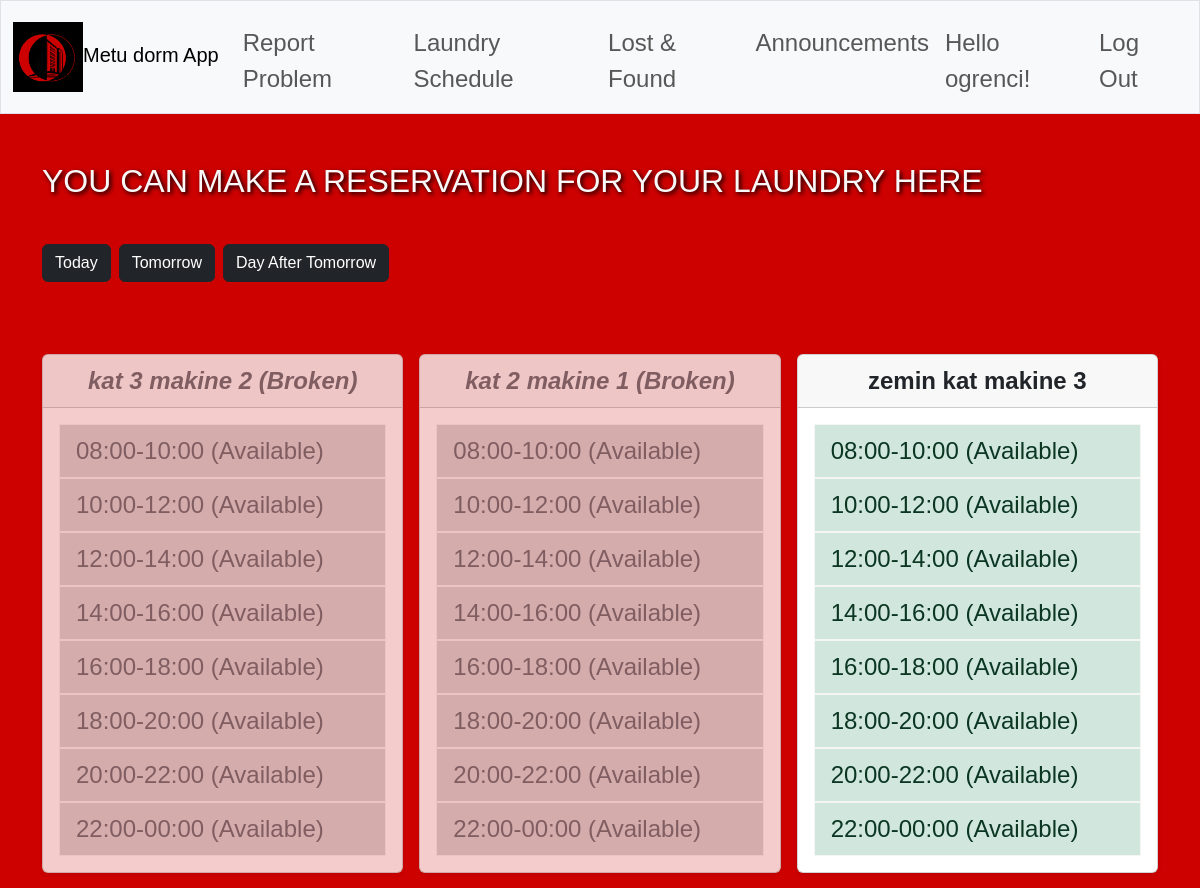
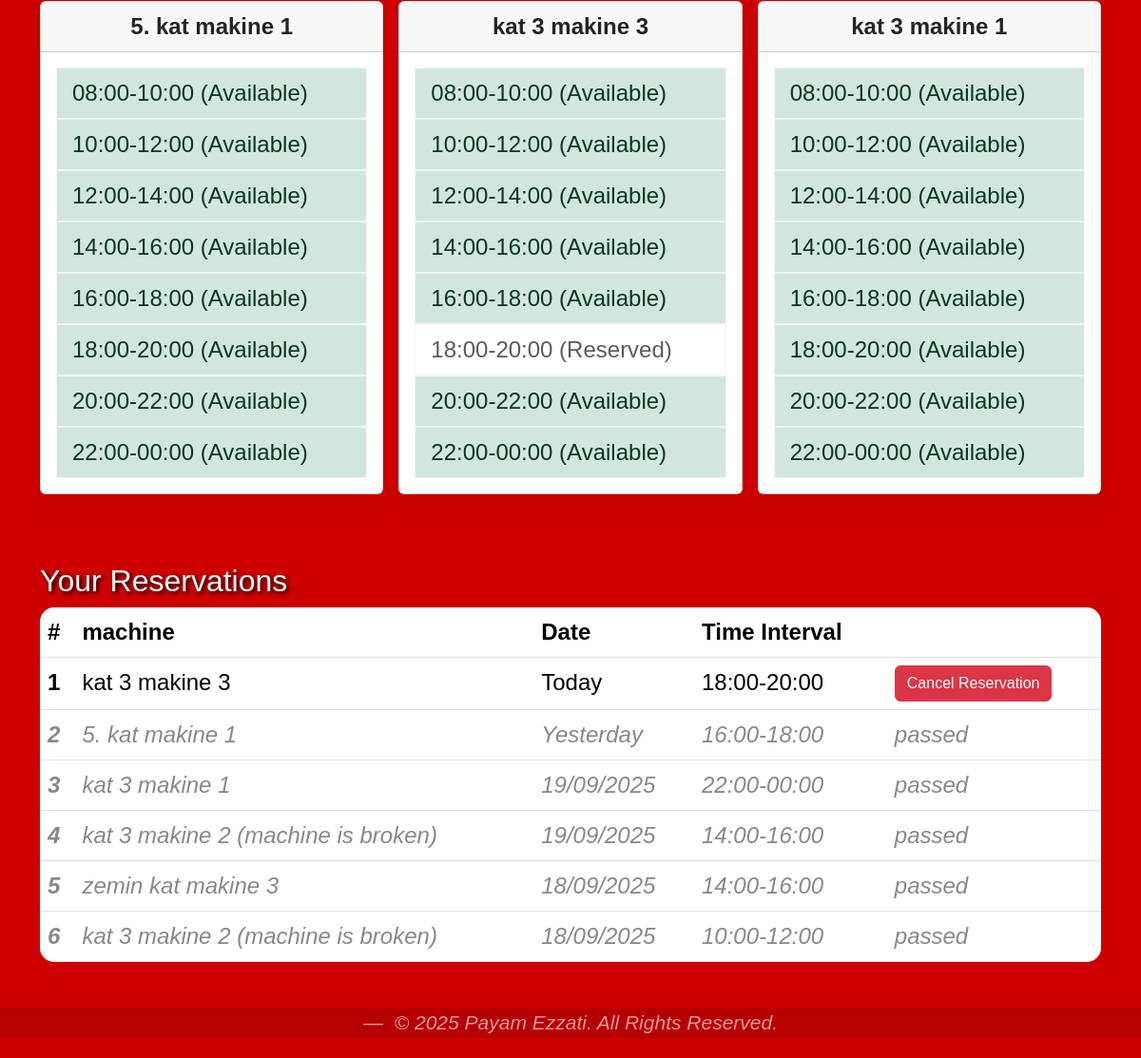
Screenshot of /laundry (signed in) with the database file from the repository (2 pictures, top to bottom).
### tables this page shows
CREATE TABLE laundry_machines (
    id INTEGER PRIMARY KEY AUTOINCREMENT,
    dorm text,
    machine_name TEXT,
    status TEXT DEFAULT 'working'
    );

CREATE TABLE laundry_requests (
    id INTEGER PRIMARY KEY AUTOINCREMENT,
    dorm_id INTEGER NOT NULL,
    user_id INTEGER NOT NULL,
    machine_id INTEGER NOT NULL,
    time_interval_id INTEGER NOT NULL,
    date DATE NOT NULL,
    FOREIGN KEY (user_id) REFERENCES userss(id),
    FOREIGN KEY (dorm_id) REFERENCES dormitories(id),
    FOREIGN KEY (machine_id) REFERENCES laundry_machines(id),
    UNIQUE (dorm_id, machine_id, time_interval_id, date)
    );

### app.py (the view)
@app.route("/laundry", defaults={"day": "today"}, methods=["GET", "POST"])
@app.route("/laundry/<day>", methods=["GET", "POST"])
@login_required
def laundry(day):
    if request.method == "POST":
        db = get_db()
        if day == "today":
            selected_date = date.today()
        elif day == "tomorrow":
            selected_date = date.today() + timedelta(days=1)
        elif day == "after_tomorrow":
            selected_date = date.today() + timedelta(days=2)
        machine_id = request.form.get("machine_id")
        machine_status = db.execute("SELECT status from laundry_machines WHERE id = (?)",(machine_id,)).fetchone()
        if not machine_status or machine_status["status"] == "broken":
            return apology("somehow you have booked from a broken machine, if you are not a hacker, please contact us regard the topic")
        time_id = request.form.get("time_id")
        other_reservations = db.execute("SELECT * from laundry_requests WHERE user_id = (?) and date BETWEEN (?) and (?)",
                                        (session['user_id'],date.today(),date.today() + timedelta(days=2))).fetchall()
        if len(other_reservations) > 3:
            return apology("you can only reserve 3 times in 3 days :(")
        try:
            dorm_row = db.execute(
            "SELECT id FROM dormitories WHERE name = ?",(session['dorm'],)).fetchone()
            dorm_id = dorm_row["id"]
            db.execute("INSERT INTO laundry_requests (dorm_id,user_id,machine_id,time_interval_id,date) VALUES (?,?,?,?,?)",(dorm_id,session['user_id'],machine_id,time_id,selected_date)
            )
            db.commit()
        except sqlite3.IntegrityError:
            return apology("it is alreaday reserved :(")
        return redirect("/laundry")
    else:
        if day == "today":
             selected_date = date.today()
        elif day == "tomorrow":
           selected_date = date.today() + timedelta(days=1)
        elif day == "after_tomorrow":
              selected_date = date.today() + timedelta(days=2)
        db = get_db()
        laundry_machines = db.execute(
            "SELECT * FROM laundry_machines WHERE dorm = (?)",(session['dorm'],)
        ).fetchall()
        dorm_row = db.execute(
         "SELECT id FROM dormitories WHERE name = ?",(session['dorm'],)).fetchone()
        dorm_id = dorm_row["id"]
        requests = db.execute(
            "SELECT * FROM laundry_requests WHERE dorm_id = ? AND date = ?",(dorm_id,selected_date)
        ).fetchall()
        availability_dict = {} #gonna send this to web and create table based on this
        for machine in laundry_machines:
             availability_dict[machine["id"]] = {}
             for time in laundry_time_intervals:
                starting_time = int(laundry_time_intervals[time][0:2])
                if is_it_passed(date.today(),starting_time):
                    availability_dict[machine["id"]][time] = 2 #passed :(
                else:
                    availability_dict[machine["id"]][time] = 1 #spot is free
        for r in requests:
            if r["machine_id"] in availability_dict:
                availability_dict[r["machine_id"]][r["time_interval_id"]] = 0 #available
        user_requests = db.execute(
            "SELECT r.id, r.date, r.time_interval_id, r.machine_id, m.machine_name,m.status FROM laundry_requests r JOIN laundry_machines m ON r.machine_id = m.id WHERE r.user_id = ? ORDER BY r.date DESC , r.time_interval_id DESC",(session["user_id"],)
        ).fetchall()
        return render_template("laundry.html",user_requests = user_requests, intervals = laundry_time_intervals,machines=laundry_machines,availability=availability_dict,is_it_passed=is_it_passed)

### app.py (called while the page is built)
def get_db():
    if "db" not in g:
        g.db = sqlite3.connect(DATABASE)
        g.db.row_factory = sqlite3.Row
    return g.db

### helpers.py (called while the page is built)
def login_required(f):
    @wraps(f)
    def decorated_function(*args, **kwargs):
        if session.get("user_id") is None:
            return redirect("/login")
        return f(*args, **kwargs)
    return decorated_function

def is_it_passed(starting_date=None, starting_hour=None):
    if isinstance(starting_date, str):
        starting_date = datetime.strptime(starting_date, "%Y-%m-%d").date() #by default date is string from db
    if isinstance(starting_hour, str):
        starting_hour = int(starting_hour[0:2])
    now = datetime.now()
    current_date = now.date()
    if current_date > starting_date:
        return 1
    elif current_date == starting_date and starting_hour is not None:
        if now.hour >= starting_hour:
            return 1
    return 0

### templates/laundry.html (shortened to what this page needs)
{% extends "layout.html" %}
{% block main %}
    {%if session['role'] == "Student"%}
    <h2 class = "h2" style = "color: rgb(248, 248, 248);  text-shadow: 2px 2px 4px black;">YOU CAN MAKE A RESERVATION FOR YOUR LAUNDRY HERE</h2>
    <br>
      <div class="d-flex gap-2">
        <a href="/laundry/today" class="btn btn-dark">Today</a>
        <a href="/laundry/tomorrow" class="btn btn-dark">Tomorrow</a>
        <a href="/laundry/after_tomorrow" class="btn btn-dark">Day After Tomorrow</a>
      </div>
    <br><br>
   <div class="row g-3">
  {% for m in machines %}
    <div class="col-12 col-md-6 col-lg-4 d-flex {{ 'disabled-card' if m['status'] == 'broken' else '' }}">
      <div class="card shadow-sm w-100" >
        <div class="card-header text-center fw-bold">
          {{ m.machine_name }} {{'(Broken)' if m['status'] == 'broken'}}
        </div>
        <div class="card-body">
          <div class="list-group">
            {% for t_id, t_label in intervals.items() %}
              {% set status = availability[m.id][t_id] %}
              {% if status == 1 %}
                 <form method="POST" onsubmit="return confirmBooking('{{ m.machine_name }}', '{{ selected_date }}', '{{ t_label }}')">
                      <button type="submit" class="list-group-item list-group-item-action list-group-item-success">
                        {{ t_label }} (Available)
                      </button>
                </form>
              {% elif status == 0 %}
                <button class="list-group-item list-group-item-action list-group-item-danger" disabled>
                  {{ t_label }} (Reserved)
                </button>
              {% else %}
                <button class="list-group-item list-group-item-action list-group-item-secondary" disabled>
                  {{ t_label }} (Past)
                </button>
              {% endif %}
            {% endfor %}
          </div>
        </div>
      </div>
    </div>
  {% endfor %}
</div>
<br><br>
<h2 style = "color: rgb(248, 248, 248);  text-shadow: 2px 2px 4px black;">Your Reservations</h2>
<table class="table">
  <thead>
    <tr>
      <th scope="col">#</th>
      <th scope="col">machine</th>
      <th scope="col">Date</th>
      <th scope="col">Time Interval</th>
      <th scope="col"></th>
    </tr>
  </thead>
  <tbody>
    {%for u in user_requests%}
    <tr class="{{
    'closed-text' if u['status'] == 'broken' else 'closed-text' if is_it_passed(u['date'], intervals[u['time_interval_id']]) else ''}}">
      <th scope="row">{{loop.index}}</th>
      <td>{{u['machine_name']}} {{'(machine is broken)' if u['status'] == 'broken' else '' }}</td>
      <td> <span class="formatted-date" data-date="{{ u['date'] }}"></span> </td>
      <td>{{intervals[u['time_interval_id']]}}</td>
      <td>
      {% if is_it_passed(u['date'], intervals[u['time_interval_id']]) %}
        passed
      {% else %}
        <form method="POST" action="/cancel_reservation">
          <button type="submit" class="btn btn-danger">Cancel Reservation</button>
        </form>
      {% endif %}
</td>
    </tr>
    {%endfor%}
  </tbody>
</table>
    {%endif%}
{% endblock %}

### templates/layout.html (shortened to what this page needs)
<!DOCTYPE html>
<html lang="en">
<head>
    <link href="https://cdn.jsdelivr.net/npm/bootstrap@5.3.3/dist/css/bootstrap.min.css" rel="stylesheet">
    <link href="/static/styles.css" rel="stylesheet">
</head>
<body>
    <nav class="navbar navbar-expand-md navbar-light bg-light border">
        <div class="container-fluid">
            <a class="navbar-brand" href="/"><img src="/static/logo.png" alt="Bootstrap" width="70">Metu dorm App</a>
            <div class="collapse navbar-collapse" id="navbar">
                {% if session.get("user_id") %}
                <ul class="navbar-nav me-auto mt-2">
                    <li class="nav-item"><a class="nav-link" href="/report_problem">Report Problem</a></li>
                    <li class="nav-item"><a class="nav-link" href="/laundry">Laundry Schedule</a></li>
                    <li class="nav-item"><a class="nav-link" href="/lost_and_found">Lost & Found</a></li>
                    <li class="nav-item"><a class="nav-link" href="/announcements">Announcements</a></li>
                </ul>
                <ul class="navbar-nav ms-auto mt-2">
                    <li class="nav-item"><span class="nav-link">Hello {{ session.get("name") }}!</span></li>
                    <li class="nav-item"><a class="nav-link" href="/logout">Log Out</a></li>
                </ul>
                {% else %}
                <ul class="navbar-nav ms-auto mt-2">
                            <li class="nav-item"><a class="nav-link" href="/register">Register</a></li>
                            <li class="nav-item"><a class="nav-link" href="/login">Log In</a></li>
                        </ul>
                {% endif %}
            </div>
        </div>
    </nav>
    <main class="container py-5">
        {% block main %}{% endblock %}
    </main>
</body>
<footer>
  <section class="footer-bottom">
    <div class="container text-center">
      <figcaption class="blockquote-footer">
        <cite title="Source Title">&copy; 2025 Payam Ezzati. All Rights Reserved.</cite>
      </figcaption>
    </div>
  </section>
</footer>
</html>

### static/styles.css (style rules this page uses)
* { box-sizing: border-box; }
body { padding-bottom: 5px; background-color: #cc0100; font-family: Arial, sans-serif; color: #000000; font-size: 1.5rem; font-weight: 400; line-height: 1.5; margin: 0; }
.table { border-radius: 15px; overflow: hidden; }
footer { margin-top: auto; color: rgba(248, 249, 250, 0.6); }
.footer-bottom { background-color: #0000001d; }
.footer-bottom .blockquote-footer { color: #f8f9fa9b; }
a { color: rgb(0, 0, 0); background-color: transparent; text-decoration: none; }
.closed-text td, .closed-text th { color: #888888; font-style: italic; }
.disabled-card .card { opacity: 0.8; filter: grayscale(30%); transition: opacity 150ms ease; pointer-events: none; }
.disabled-card .card-header { color: #6c757d; font-style: italic; cursor: not-allowed; }
.disabled-card .list-group-item { background-color: #cececece; color: #6c757d; border-color: #e9ecef; }
.card-body .list-group-item { border-color: whitesmoke }

### rows the page displays
laundry_machines: machine_name "kat 3 makine 2", status "(Broken)", intervals "08:00-10:00" "10:00-12:00" "12:00-14:00" "14:00-16:00" "16:00-18:00" "18:00-20:00" "20:00-22:00" "22:00-00:00", status "(machine is broken)"
laundry_machines: machine_name "kat 2 makine 1", status "(Broken)", intervals "08:00-10:00" "10:00-12:00" "12:00-14:00" "14:00-16:00" "16:00-18:00" "18:00-20:00" "20:00-22:00" "22:00-00:00"
laundry_machines: machine_name "zemin kat makine 3", intervals "08:00-10:00" "10:00-12:00" "12:00-14:00" "14:00-16:00" "16:00-18:00" "18:00-20:00" "20:00-22:00" "22:00-00:00"
laundry_machines: machine_name "5. kat makine 1", intervals "08:00-10:00" "10:00-12:00" "12:00-14:00" "14:00-16:00" "16:00-18:00" "18:00-20:00" "20:00-22:00" "22:00-00:00"
laundry_machines: machine_name "kat 3 makine 3", intervals "08:00-10:00" "10:00-12:00" "12:00-14:00" "14:00-16:00" "16:00-18:00" "20:00-22:00" "22:00-00:00", intervals "18:00-20:00"
laundry_machines: machine_name "kat 3 makine 1", intervals "08:00-10:00" "10:00-12:00" "12:00-14:00" "14:00-16:00" "16:00-18:00" "18:00-20:00" "20:00-22:00" "22:00-00:00"
laundry_requests: machine_name "kat 3 makine 3", time_interval_id "18:00-20:00"
laundry_requests: machine_name "5. kat makine 1", time_interval_id "16:00-18:00", date "passed"
laundry_requests: machine_name "kat 3 makine 1", time_interval_id "22:00-00:00", date "passed"
laundry_requests: machine_name "kat 3 makine 2", time_interval_id "14:00-16:00", date "passed"
laundry_requests: machine_name "zemin kat makine 3", time_interval_id "14:00-16:00", date "passed"
laundry_requests: machine_name "kat 3 makine 2", time_interval_id "10:00-12:00", date "passed"

### other values shown
{{ session.get("name") }} "ogrenci"
